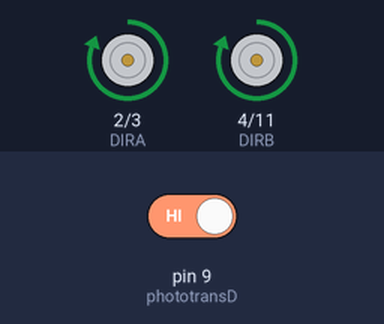
Bench run of a sketch on a simulated Arduino Uno, built with avr-gcc and run on an emulated ATmega328P. On the bench: direction and speed pins drawn as motors (green arrow = direction pin HIGH = forward, orange = LOW = backward, longer = more drive). The inputs (shaded band) are chosen by the test bench; at power-on: pin 9 (phototransD) HIGH.

Above: at 2.8 s.
2.9 s: pin 9 (phototransD) driven LOW
At 3.8 s:
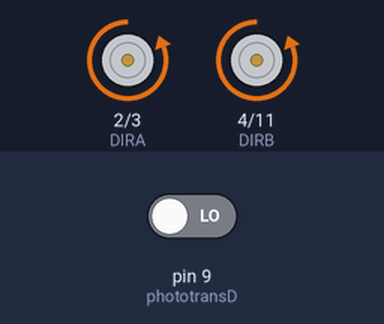
6.5 s: pin 9 (phototransD) driven HIGH
At 7.8 s:
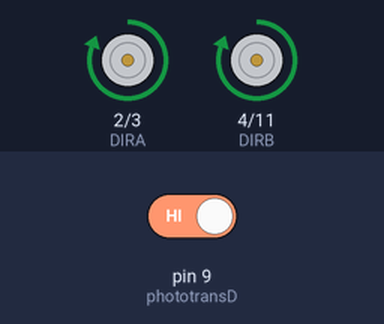
Timing chart, 0 to 9.5 s (numbered marks = the images above; inputs shaded):
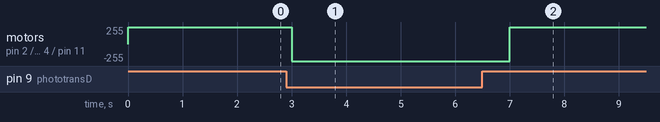

Measured:
- after the input at 2.9 s, motor on pin 2 (DIRA) / pin 3 (PWMA), motor on pin 4 (DIRB) / pin 11 (PWMB): forward 255/255 → backward 255/255 after 0.10 s
- after the input at 6.5 s, motor on pin 2 (DIRA) / pin 3 (PWMA), motor on pin 4 (DIRB) / pin 11 (PWMB): backward 255/255 → forward 255/255 after 0.50 s

The sketch:

DCmotortestDigital.ino
```cpp
// Clockwise and counter-clockwise definitions.
// Depending on how you wired your motors, you may need to swap.
#define FORWARD  0
#define REVERSE 1

// Motor definitions to make life easier:
#define MOTOR_A 0
#define MOTOR_B 1

// Pin Assignments //
//Default pins:
#define DIRA 2 // Direction control for motor A
#define PWMA 3  // PWM control (speed) for motor A
#define DIRB 4 // Direction control for motor B
#define PWMB 11 // PWM control (speed) for motor B

int phototransD = 9; //the digital input pin
//int phototransA = A0;//the analog input pin
//decrlaring variables to store the input values
int val=0;
//int aval=0;

// the setup routine runs once when you press reset:
void setup() {
  //set input pins
  pinMode(phototransD, INPUT);
//  pinMode(phototransA, INPUT);
  setupArdumoto(); // Set all pins as outputs

  }

// the loop routine runs over and over again forever:
void loop() {
  //read the input values from the digital and analog pins
  val=digitalRead(phototransD);
  //aval = analogRead(phototransA);

  // Drive motor A and B at medium speed in the direction indicated by the
  //phototransistor
  if(val==LOW){
  driveArdumoto(MOTOR_A, FORWARD, 255); // Set motor A to run at half
  driveArdumoto(MOTOR_B, FORWARD, 255);  // Set motor B to FORWARD at half
  }
  else{
    driveArdumoto(MOTOR_A, REVERSE, 255); // Set motor A to run at half
  driveArdumoto(MOTOR_B, REVERSE, 255);  // Set motor B to FORWARD at half
  }
  delay(1000);  // Motor A will keep trucking for 1 second
  stopArdumoto(MOTOR_A);  // STOP motor A
  stopArdumoto(MOTOR_B);  // STOP motor B
 }


void setupArdumoto()
{
  // All pins should be setup as outputs:
  pinMode(PWMA, OUTPUT);
  pinMode(PWMB, OUTPUT);
  pinMode(DIRA, OUTPUT);
  pinMode(DIRB, OUTPUT);

  // Initialize all pins as low:
  digitalWrite(PWMA, LOW);
  digitalWrite(PWMB, LOW);
  digitalWrite(DIRA, LOW);
  digitalWrite(DIRB, LOW);
}

// stopArdumoto makes a motor stop
void stopArdumoto(byte motor)
{
  driveArdumoto(motor, 0, 0);
}
// driveArdumoto drives 'motor' in 'dir' direction at 'spd' speed
void driveArdumoto(byte motor, byte dir, byte spd)
{
  if (motor == MOTOR_A)
  {
    digitalWrite(DIRA, dir);
    analogWrite(PWMA, spd);
  }
  else if (motor == MOTOR_B)
  {
    digitalWrite(DIRB, dir);
    analogWrite(PWMB, spd);
  }
}
```
